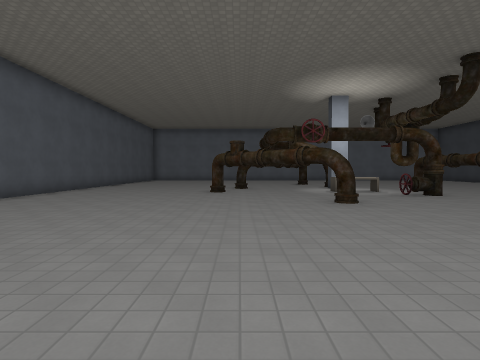
[1] (above)

19 first-person views from a walk through a 3-D level made in the Godot game engine. The camera is 1.5 m above the floor, tilts 2° down and sees 80° across. The floor is counted in squares, 2 m on a side. Each view is taken from the middle of a square. On the plan, view 1 faces up. The plan holds only what a view shows up to about 10 squares ahead; the rest is blank. Flat picture figures and markers are not drawn. Some surface patterns are stand-ins.

[2]
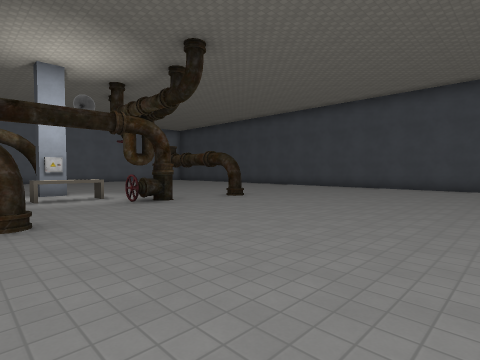

[3]
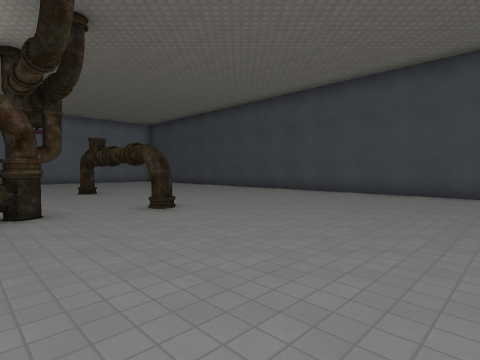

[4]
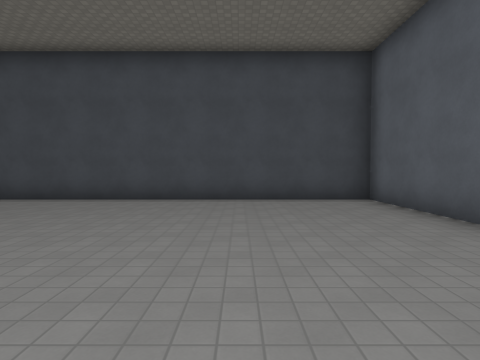

[5]
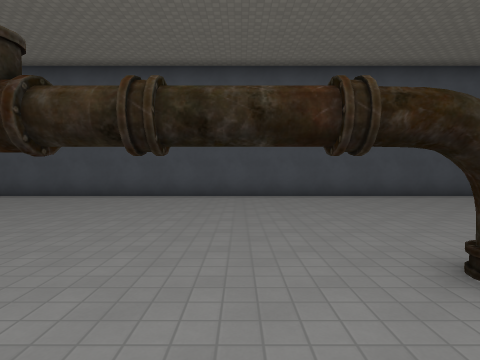

[6]
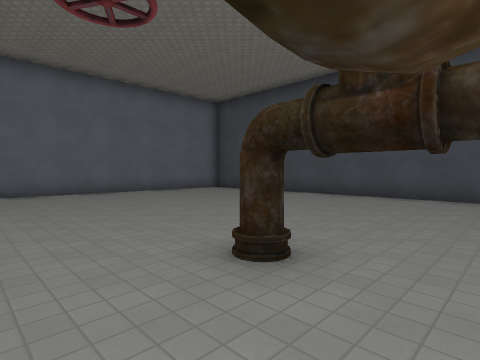

[7]
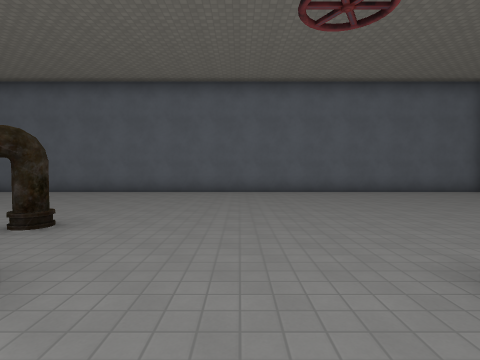

[8]
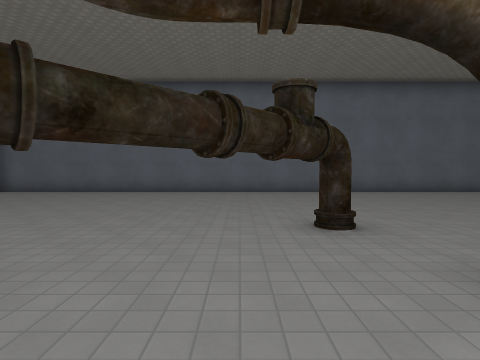

[9]
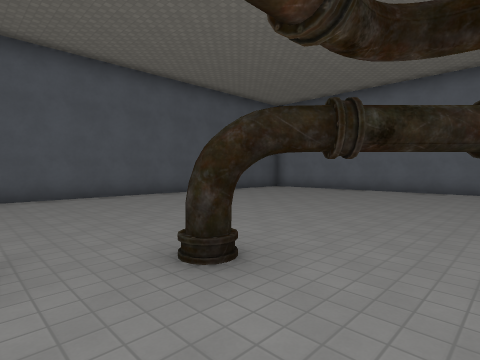

[10]
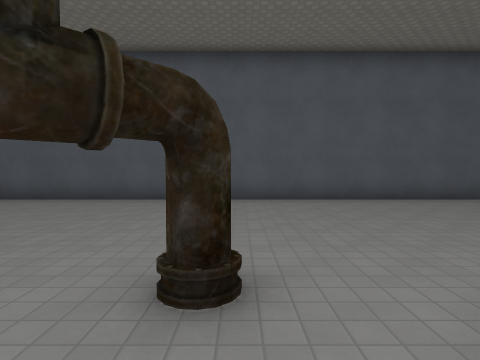

[11]
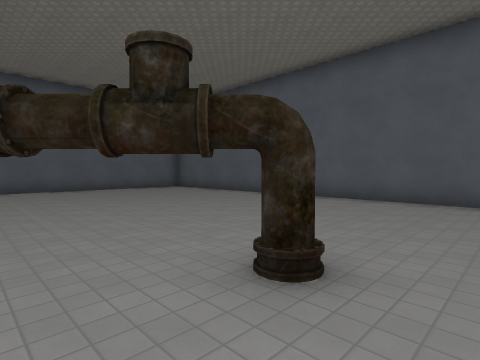

[12]
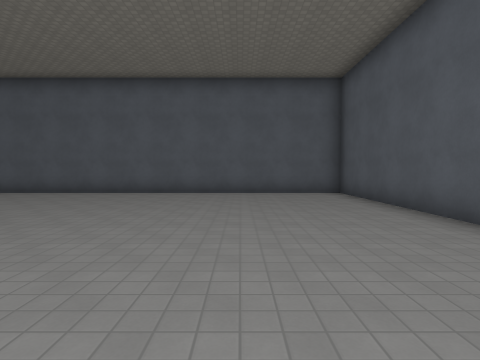

[13]
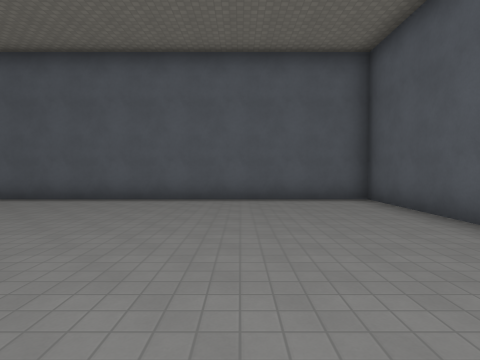

[14]
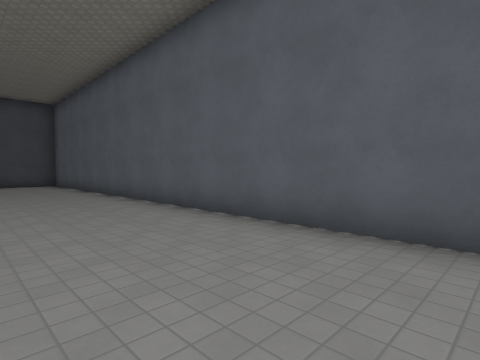

[15]
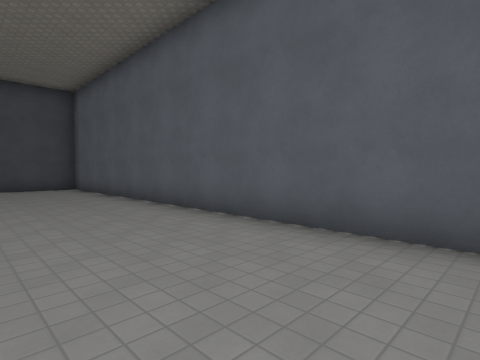

[16]
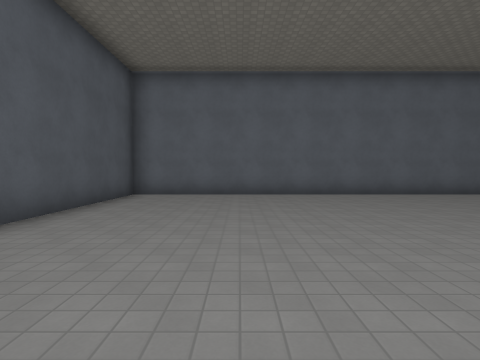

[17]
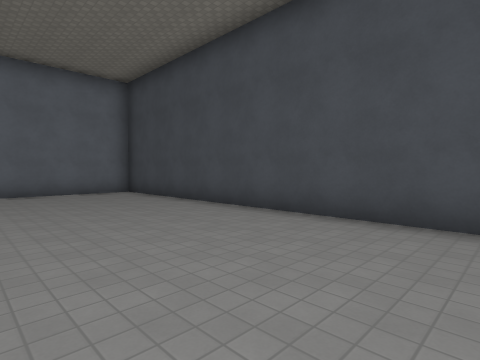

[18]
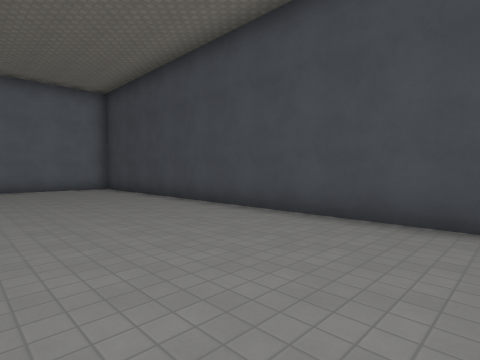

[19]
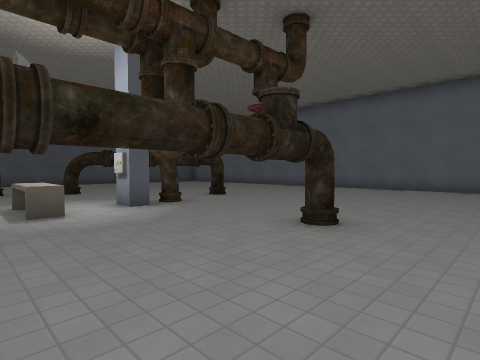

### Floor plan
Key: @ floor where view 1 was taken; # wall or solid block; . floor; B block.
Columns run from 7 left of view 1 to 15 right of it. Each row starts with its distance up from view 1.
 21 #######################
 20 #.....................#
 19 #.....................#
 18 #.....................#
 17 #.....................#
 16 #.....................#
 15 #.....................#
 14 #........ #...........#
 13 #.....................#
 12 #......#...#..........#
 11 #.....................#
 10 #.....#....BB.........#
  9 #...... ....#.........#
  8 #....... ......#......#
  7 #........#............#
  6 #.....................#
  5 #.....................#
  4 #.....................#
  3 #.....................#
  2 #.....................#
  1 #.....................#
  0 #......@..............#
 -1 #######################

Positions as (right, up) in squares from view 1, and headings:
1: (0, 0), facing up
2: (2, 2), facing up-right
3: (5, 3), facing up-right
4: (7, 3), facing right
5: (6, 10), facing right
6: (6, 11), facing up-right
7: (6, 11), facing up
8: (2, 11), facing up
9: (2, 10), facing up-left
10: (1, 10), facing left
11: (1, 11), facing down-left
12: (-3, 9), facing down
13: (-3, 7), facing down
14: (-1, 3), facing down-right
15: (2, 3), facing down-right
16: (-3, 12), facing up
17: (10, 11), facing up-right
18: (10, 9), facing up-right
19: (10, 9), facing up-left
